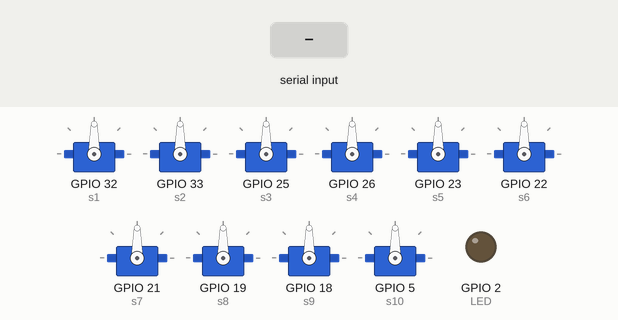
Recording of a sketch running on a simulated ESP32. Parts: 10 × servo, output pins drawn as LEDs (lit = HIGH). Dashed ring = blinking. The inputs (shaded band) are chosen by the test bench. Nothing arrives over Bluetooth unless stated; what the sketch prints to the serial monitor is not drawn.

Above: at 0.0 s.
At 1.1 s:
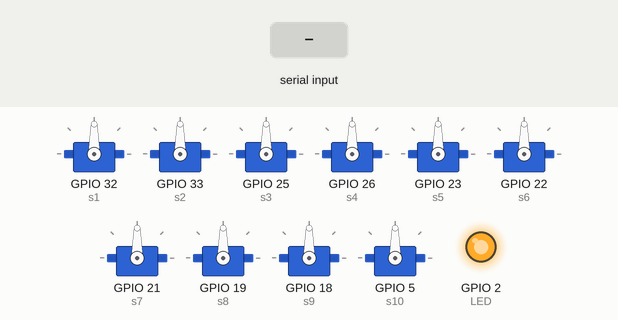
At 3.2 s:
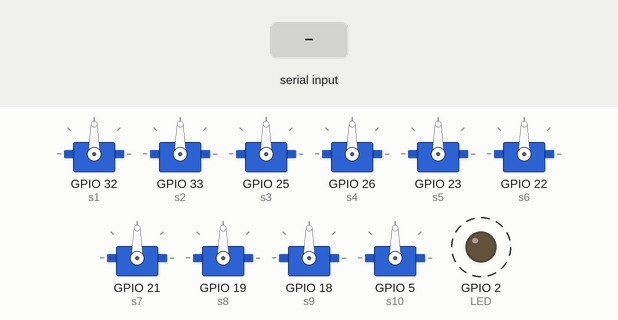
3.3 s: "90,45\n" received over the second serial link
Timing chart, 0 to 12.8 s (numbered marks = the images above; inputs shaded):
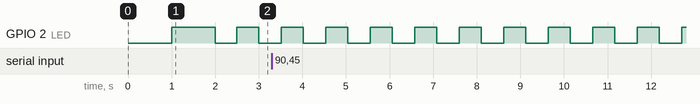

Measured:
- by itself, GPIO 2 (LED): alternates HIGH for 0.50 s and LOW for 0.52 s

The sketch:

esp32_and_phone_simple_light.ino
```cpp
#include "BluetoothSerial.h"
#include <ESP32Servo.h>

#if !defined(CONFIG_BT_ENABLED) || !defined(CONFIG_BLUEDROID_ENABLED)
#error Bluetooth is not enabled! Please run `make menuconfig` to and enable it
#endif

Servo s1;
Servo s2;
Servo s3;
Servo s4;
Servo s5;
Servo s6;
Servo s7;
Servo s8;
Servo s9;
Servo s10;

// Define variables
int forwardPin = 27;  // Remote control movement pins
int reversePin = 14;
int rightPin = 12;
int leftPin = 13;

int forwardVal = 0;  // Remote control variables
int reverseVal = 0;
int rightVal = 0;
int leftVal = 0;

int counter = 0; // Loop counter variable
float lag = .5712; // Phase lag between segments
int frequency = 1; // Oscillation frequency of segments.
int amplitude = 30; // Amplitude of the serpentine motion of the snake
int rightOffset = 5; // Right turn offset
int leftOffset = -10; // Left turn offset
int offset = 6; // Variable to correct servos that are not exactly centered
int delayTime = 7; // Delay between limb movements
int startPause = 5000;  // Delay time to position robot
int test = -3; // Test varialble takes values from -6 to +5


BluetoothSerial SerialBT;
 const int LED = 2;
void setup() {
   s1.attach(32);
   s2.attach(33);
   s3.attach(25);
   s4.attach(26);
   s5.attach(23);
   s6.attach(22);
   s7.attach(21);
   s8.attach(19);
   s9.attach(18);
   s10.attach(5);

  Serial.begin(115200);
  SerialBT.begin("ESP_32"); //Bluetooth device name
  pinMode(LED, OUTPUT);
 delay(1000);
  digitalWrite(LED, HIGH);
  delay(1000);
  digitalWrite(LED, LOW);
}

void loop() {
  delay(500);
  digitalWrite(LED, HIGH);
  delay(500);
  digitalWrite(LED, LOW);
  if (Serial.available()) {
     SerialBT.print(Serial.readString());
  }
  // Сообщение на esp от Android
  if (SerialBT.available()>1) {
  char  com = SerialBT.read();
  int val = SerialBT.parseInt();

   Serial.println("Параметр:");
   Serial.println(com);
   Serial.println("Значение:");
   Serial.println(val);
   Serial.println("-----------------");
  }
  delay(20);
}
```
